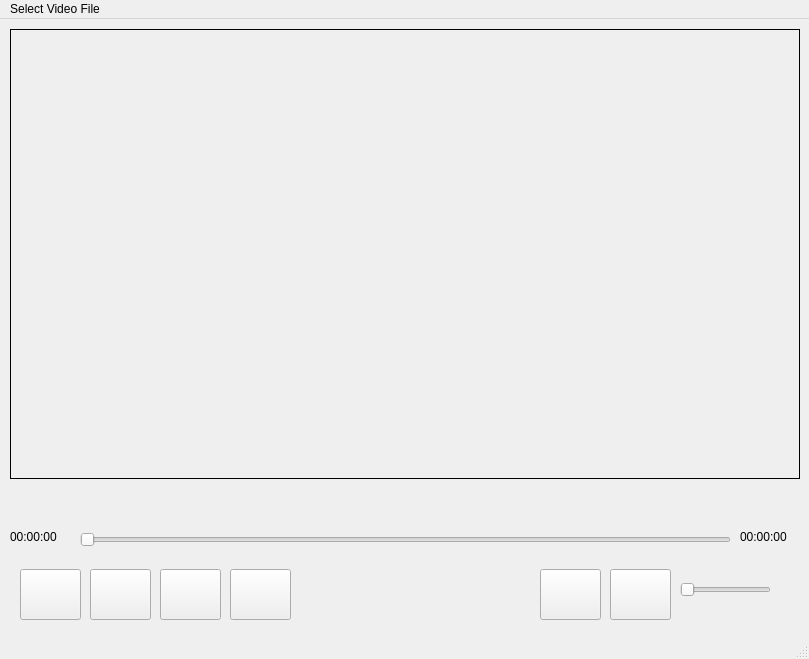
<?xml version="1.0" encoding="UTF-8"?>
<ui version="4.0">
 <class>VideoPlayerEmission</class>
 <widget class="QMainWindow" name="VideoPlayerEmission">
  <property name="geometry">
   <rect>
    <x>0</x>
    <y>0</y>
    <width>809</width>
    <height>659</height>
   </rect>
  </property>
  <property name="windowTitle">
   <string>LecteurVidéoÉmission</string>
  </property>
  <widget class="QWidget" name="centralwidget">
   <widget class="QGroupBox" name="groupBox_video">
    <property name="geometry">
     <rect>
      <x>10</x>
      <y>10</y>
      <width>790</width>
      <height>450</height>
     </rect>
    </property>
    <property name="styleSheet">
     <string notr="true">QGroupBox
{
border:1px solid black;
}</string>
    </property>
    <property name="title">
     <string/>
    </property>
   </widget>
   <widget class="QLabel" name="label_current_Time">
    <property name="geometry">
     <rect>
      <x>10</x>
      <y>510</y>
      <width>56</width>
      <height>16</height>
     </rect>
    </property>
    <property name="styleSheet">
     <string notr="true"/>
    </property>
    <property name="text">
     <string>00:00:00</string>
    </property>
   </widget>
   <widget class="QLabel" name="label_Total_Time">
    <property name="geometry">
     <rect>
      <x>740</x>
      <y>510</y>
      <width>56</width>
      <height>16</height>
     </rect>
    </property>
    <property name="styleSheet">
     <string notr="true"/>
    </property>
    <property name="text">
     <string>00:00:00</string>
    </property>
   </widget>
   <widget class="QPushButton" name="pushButton_Seek_Backward">
    <property name="geometry">
     <rect>
      <x>20</x>
      <y>550</y>
      <width>61</width>
      <height>51</height>
     </rect>
    </property>
    <property name="styleSheet">
     <string notr="true"/>
    </property>
    <property name="text">
     <string/>
    </property>
   </widget>
   <widget class="QPushButton" name="pushButton_Play_Pause">
    <property name="geometry">
     <rect>
      <x>90</x>
      <y>550</y>
      <width>61</width>
      <height>51</height>
     </rect>
    </property>
    <property name="styleSheet">
     <string notr="true"/>
    </property>
    <property name="text">
     <string/>
    </property>
   </widget>
   <widget class="QPushButton" name="pushButton_Stop">
    <property name="geometry">
     <rect>
      <x>160</x>
      <y>550</y>
      <width>61</width>
      <height>51</height>
     </rect>
    </property>
    <property name="styleSheet">
     <string notr="true"/>
    </property>
    <property name="text">
     <string/>
    </property>
   </widget>
   <widget class="QSlider" name="horizontalSlider_Volume">
    <property name="geometry">
     <rect>
      <x>680</x>
      <y>560</y>
      <width>91</width>
      <height>22</height>
     </rect>
    </property>
    <property name="orientation">
     <enum>Qt::Horizontal</enum>
    </property>
   </widget>
   <widget class="QLabel" name="labelSousTitre">
    <property name="geometry">
     <rect>
      <x>10</x>
      <y>470</y>
      <width>791</width>
      <height>41</height>
     </rect>
    </property>
    <property name="styleSheet">
     <string notr="true">color: rgb(255, 255, 255);</string>
    </property>
    <property name="text">
     <string/>
    </property>
   </widget>
   <widget class="QPushButton" name="pushButtonSousTitrage">
    <property name="geometry">
     <rect>
      <x>540</x>
      <y>550</y>
      <width>61</width>
      <height>51</height>
     </rect>
    </property>
    <property name="text">
     <string/>
    </property>
   </widget>
   <widget class="QSlider" name="horizontalSlider_Duration">
    <property name="geometry">
     <rect>
      <x>80</x>
      <y>510</y>
      <width>651</width>
      <height>22</height>
     </rect>
    </property>
    <property name="styleSheet">
     <string notr="true"/>
    </property>
    <property name="orientation">
     <enum>Qt::Horizontal</enum>
    </property>
   </widget>
   <widget class="QPushButton" name="pushButton_Seek_Forward">
    <property name="geometry">
     <rect>
      <x>230</x>
      <y>550</y>
      <width>61</width>
      <height>51</height>
     </rect>
    </property>
    <property name="styleSheet">
     <string notr="true"/>
    </property>
    <property name="text">
     <string/>
    </property>
   </widget>
   <widget class="QPushButton" name="pushButton_Volume">
    <property name="geometry">
     <rect>
      <x>610</x>
      <y>550</y>
      <width>61</width>
      <height>51</height>
     </rect>
    </property>
    <property name="styleSheet">
     <string notr="true"/>
    </property>
    <property name="text">
     <string/>
    </property>
   </widget>
   <widget class="QLabel" name="label">
    <property name="geometry">
     <rect>
      <x>540</x>
      <y>560</y>
      <width>61</width>
      <height>31</height>
     </rect>
    </property>
    <property name="styleSheet">
     <string notr="true">image: url(:/new/prefix2/sousTitrage.png);</string>
    </property>
    <property name="text">
     <string/>
    </property>
   </widget>
  </widget>
  <widget class="QMenuBar" name="menubar">
   <property name="geometry">
    <rect>
     <x>0</x>
     <y>0</y>
     <width>809</width>
     <height>26</height>
    </rect>
   </property>
   <widget class="QMenu" name="menuSelect_Video_File">
    <property name="title">
     <string>Select Video File</string>
    </property>
    <addaction name="actionOpen"/>
   </widget>
   <addaction name="menuSelect_Video_File"/>
  </widget>
  <widget class="QStatusBar" name="statusbar"/>
  <action name="actionOpen">
   <property name="text">
    <string>Open</string>
   </property>
  </action>
 </widget>
 <resources/>
 <connections/>
</ui>
